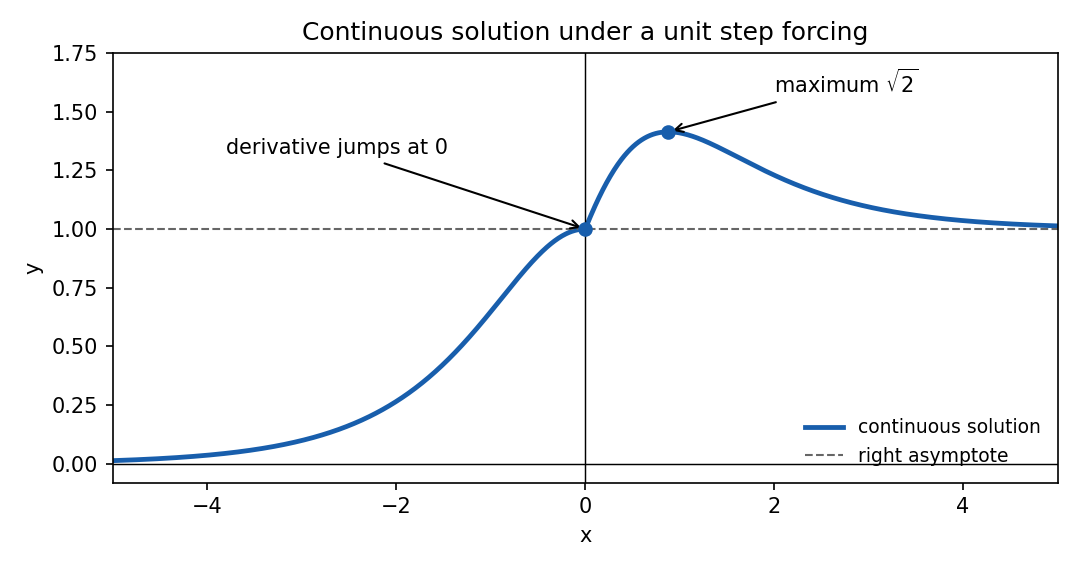

The Python source for this figure:
"""Step-forced first-order solution. Python3.14, numpy2.3.5, matplotlib3.10.7.

Output goes to caller CWD; caller controls MPLCONFIGDIR.
"""
from pathlib import Path
import numpy as np
import matplotlib
matplotlib.use('Agg')
import matplotlib.pyplot as plt
x=np.linspace(-5,5,1000)
y=1/np.cosh(x)+np.where(x>0,np.tanh(x),0)
fig,ax=plt.subplots(figsize=(7.2,3.8),facecolor='white')
ax.plot(x,y,color='#185eac',lw=2.3,label='continuous solution')
ax.axhline(1,color='#666666',ls='--',lw=1,label='right asymptote')
ax.axhline(0,color='black',lw=.7);ax.axvline(0,color='black',lw=.7)
xm=np.arcsinh(1)
ax.scatter([0,xm],[1,np.sqrt(2)],color='#185eac',zorder=4)
ax.annotate('maximum '+r'$\sqrt{2}$',(xm,np.sqrt(2)),xytext=(2,1.58),arrowprops={'arrowstyle':'->'},fontsize=10)
ax.annotate('derivative jumps at 0',(0,1),xytext=(-3.8,1.32),arrowprops={'arrowstyle':'->'},fontsize=10)
ax.set(xlabel='x',ylabel='y',xlim=(-5,5),ylim=(-.08,1.75),title='Continuous solution under a unit step forcing')
ax.legend(loc='lower right',frameon=False,fontsize=9)
fig.tight_layout();fig.savefig(Path.cwd()/'paper-2-step-solution.png',dpi=150,facecolor='white',transparent=False);plt.close(fig)
